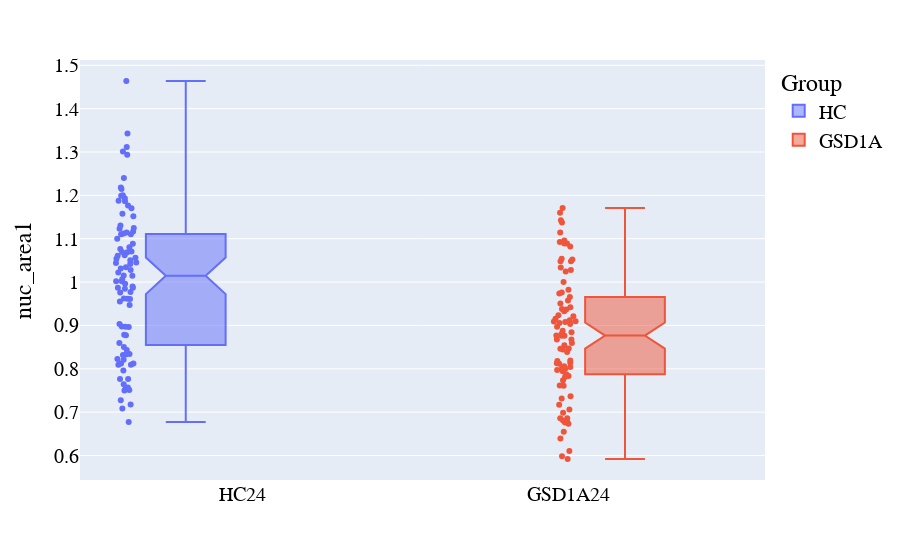

Notebook code for this chart:
### Code cell
bp = px.box(frame_24_f, x="group_with_pc", y="nuc_area1", points="all", color="group",
            notched=True, # used notched shape
#             title="Normalized to HC",
            labels={"group_with_pc": "",
                   "tmre_text1": "Tmre Texture", 
                   "group": "Group"},
            hover_data=["group_with_id"] # add day column to hover data
           )

bp.update_traces(quartilemethod="inclusive") # or "inclusive", or "linear" by default
bp.update_layout(
    font_family="Arial",
    font_color="Black",
    font_size=20,
    font=dict(
        family="Arial",
        size=20,
        color="Black"
    )
)
# fig.update_xaxes(title_font_family="Arial")

bp.show()
bp.write_image(path + '//' + "N24image.pdf", engine="kaleido")

### Figure 1 — Plotly figure (JSON) as saved in the notebook; plotly's stock layout.template omitted (floating-point values rounded to 4 significant figures)
{"data": [{"alignmentgroup": "True", "boxpoints": "all", "customdata": [["38HCNONE"], ["38HCNONE"], ["38HCNONE"], ["7522HCNONE"], ["7522HCNONE"], ["7522HCNONE"], ["38HCNONE"], ["38HCNONE"], ["38HCNONE"], ["7522HCNONE"], ["7522HCNONE"], ["7522HCNONE"], ["7522HCNONE"], ["656HCNONE"], ["656HCNONE"], ["656HCNONE"], ["656HCNONE"], ["38HCNONE"], ["38HCNONE"], ["38HCNONE"], ["7522HCNONE"], ["656HCNONE"], ["656HCNONE"], ["656HCNONE"], ["656HCNONE"], ["656HCNONE"], ["17507HCNONE"], ["17507HCNONE"], ["17507HCNONE"], ["17507HCNONE"], ["17507HCNONE"], ["38HCNONE"], ["38HCNONE"], ["38HCNONE"], ["9503HCNONE"], ["9503HCNONE"], ["9503HCNONE"], ["9503HCNONE"], ["9503HCNONE"], ["17507HCNONE"], ["17507HCNONE"], ["17507HCNONE"], ["17507HCNONE"], ["17507HCNONE"], ["38HCNONE"], ["38HCNONE"], ["38HCNONE"], ["38HCNONE"], ["38HCNONE"], ["9503HCNONE"], ["9503HCNONE"], ["9503HCNONE"], ["9503HCNONE"], ["17507HCNONE"], ["17507HCNONE"], ["17507HCNONE"], ["17507HCNONE"], ["38HCNONE"], ["38HCNONE"], ["38HCNONE"], ["38HCNONE"], ["38HCNONE"], ["9503HCNONE"], ["9503HCNONE"], ["9503HCNONE"], ["9503HCNONE"], ["9503HCNONE"], ["17507HCNONE"], ["38HCNONE"], ["38HCNONE"], ["38HCNONE"], ["38HCNONE"], ["38HCNONE"], ["9503HCNONE"], ["9503HCNONE"], ["9503HCNONE"], ["9503HCNONE"], ["9503HCNONE"], ["17507HCNONE"], ["17507HCNONE"], ["17507HCNONE"], ["17507HCNONE"], ["17507HCNONE"], ["38HCNONE"], ["38HCNONE"], ["38HCNONE"], ["38HCNONE"], ["9503HCNONE"], ["9503HCNONE"], ["9503HCNONE"], ["9503HCNONE"]], "hovertemplate": "Group=HC<br>=%{x}<br>nuc_area1=%{y}<br>group_with_id=%{customdata[0]}<extra></extra>", "legendgroup": "HC", "marker": {"color": "#636efa"}, "name": "HC", "notched": true, "offsetgroup": "HC", "orientation": "v", "quartilemethod": "inclusive", "showlegend": true, "type": "box", "x": ["HC24", "HC24", "HC24", "HC24", "HC24", "HC24", "HC24", "HC24", "HC24", "HC24", "HC24", "HC24", "HC24", "HC24", "HC24", "HC24", "HC24", "HC24", "HC24", "HC24", "HC24", "HC24", "HC24", "HC24", "HC24", "HC24", "HC24", "HC24", "HC24", "HC24", "HC24", "HC24", "HC24", "HC24", "HC24", "HC24", "HC24", "HC24", "HC24", "HC24", "HC24", "HC24", "HC24", "HC24", "HC24", "HC24", "HC24", "HC24", "HC24", "HC24", "HC24", "HC24", "HC24", "HC24", "HC24", "HC24", "HC24", "HC24", "HC24", "HC24", "HC24", "HC24", "HC24", "HC24", "HC24", "HC24", "HC24", "HC24", "HC24", "HC24", "HC24", "HC24", "HC24", "HC24", "HC24", "HC24", "HC24", "HC24", "HC24", "HC24", "HC24", "HC24", "HC24", "HC24", "HC24", "HC24", "HC24", "HC24", "HC24", "HC24", "HC24"], "x0": " ", "xaxis": "x", "y": [0.7274, 0.6775, 0.7085, 0.7499, 0.8124, 0.7177, 0.8962, 0.9472, 0.8771, 1.022, 1.1, 1.069, 1.07, 1.11, 1.112, 1.218, 1.152, 0.8968, 0.8783, 0.9034, 1.123, 1.05, 1.11, 1.062, 1.045, 1.07, 1.014, 1.028, 1.076, 1.056, 1.2, 0.7767, 0.832, 0.834, 0.7544, 0.7962, 0.8504, 0.8092, 0.8094, 0.9961, 1.117, 1.193, 1.301, 1.17, 1.031, 1.088, 1.125, 1.199, 1.176, 0.9607, 0.976, 0.9849, 1.061, 1.042, 1.158, 1.187, 1.131, 0.9552, 0.9868, 0.9872, 1.186, 1.24, 1.002, 0.9617, 1.08, 0.962, 1.044, 1.215, 0.8593, 0.977, 1.007, 1.015, 0.8973, 0.7646, 0.821, 0.7569, 0.8436, 0.8123, 1.115, 1.343, 1.294, 1.464, 1.311, 0.9898, 1.002, 1.034, 1.054, 0.7764, 0.7512, 0.8225, 0.8332], "y0": " ", "yaxis": "y"}, {"alignmentgroup": "True", "boxpoints": "all", "customdata": [["6894GSD1ANONE"], ["6894GSD1ANONE"], ["762GSD1ANONE"], ["762GSD1ANONE"], ["75858GSD1ANONE"], ["75858GSD1ANONE"], ["75858GSD1ANONE"], ["75858GSD1ANONE"], ["762GSD1ANONE"], ["762GSD1ANONE"], ["762GSD1ANONE"], ["762GSD1ANONE"], ["762GSD1ANONE"], ["75858GSD1ANONE"], ["75858GSD1ANONE"], ["75858GSD1ANONE"], ["301GSD1ANONE"], ["301GSD1ANONE"], ["301GSD1ANONE"], ["301GSD1ANONE"], ["301GSD1ANONE"], ["6894GSD1ANONE"], ["6894GSD1ANONE"], ["6894GSD1ANONE"], ["6894GSD1ANONE"], ["6894GSD1ANONE"], ["762GSD1ANONE"], ["6894GSD1ANONE"], ["6894GSD1ANONE"], ["6894GSD1ANONE"], ["6894GSD1ANONE"], ["6894GSD1ANONE"], ["301GSD1ANONE"], ["301GSD1ANONE"], ["301GSD1ANONE"], ["63582GSD1ANONE"], ["63582GSD1ANONE"], ["63582GSD1ANONE"], ["63582GSD1ANONE"], ["75858GSD1ANONE"], ["75858GSD1ANONE"], ["75858GSD1ANONE"], ["75858GSD1ANONE"], ["762GSD1ANONE"], ["762GSD1ANONE"], ["762GSD1ANONE"], ["762GSD1ANONE"], ["762GSD1ANONE"], ["6894GSD1ANONE"], ["6894GSD1ANONE"], ["6894GSD1ANONE"], ["6894GSD1ANONE"], ["6894GSD1ANONE"], ["301GSD1ANONE"], ["301GSD1ANONE"], ["301GSD1ANONE"], ["301GSD1ANONE"], ["63582GSD1ANONE"], ["75858GSD1ANONE"], ["75858GSD1ANONE"], ["75858GSD1ANONE"], ["75858GSD1ANONE"], ["75858GSD1ANONE"], ["762GSD1ANONE"], ["762GSD1ANONE"], ["762GSD1ANONE"], ["762GSD1ANONE"], ["762GSD1ANONE"], ["6894GSD1ANONE"], ["6894GSD1ANONE"], ["6894GSD1ANONE"], ["6894GSD1ANONE"], ["75858GSD1ANONE"], ["75858GSD1ANONE"], ["75858GSD1ANONE"], ["75858GSD1ANONE"], ["301GSD1ANONE"], ["301GSD1ANONE"], ["301GSD1ANONE"], ["301GSD1ANONE"], ["301GSD1ANONE"], ["6894GSD1ANONE"], ["6894GSD1ANONE"], ["6894GSD1ANONE"], ["6894GSD1ANONE"], ["6894GSD1ANONE"]], "hovertemplate": "Group=GSD1A<br>=%{x}<br>nuc_area1=%{y}<br>group_with_id=%{customdata[0]}<extra></extra>", "legendgroup": "GSD1A", "marker": {"color": "#EF553B"}, "name": "GSD1A", "notched": true, "offsetgroup": "GSD1A", "orientation": "v", "quartilemethod": "inclusive", "showlegend": true, "type": "box", "x": ["GSD1A24", "GSD1A24", "GSD1A24", "GSD1A24", "GSD1A24", "GSD1A24", "GSD1A24", "GSD1A24", "GSD1A24", "GSD1A24", "GSD1A24", "GSD1A24", "GSD1A24", "GSD1A24", "GSD1A24", "GSD1A24", "GSD1A24", "GSD1A24", "GSD1A24", "GSD1A24", "GSD1A24", "GSD1A24", "GSD1A24", "GSD1A24", "GSD1A24", "GSD1A24", "GSD1A24", "GSD1A24", "GSD1A24", "GSD1A24", "GSD1A24", "GSD1A24", "GSD1A24", "GSD1A24", "GSD1A24", "GSD1A24", "GSD1A24", "GSD1A24", "GSD1A24", "GSD1A24", "GSD1A24", "GSD1A24", "GSD1A24", "GSD1A24", "GSD1A24", "GSD1A24", "GSD1A24", "GSD1A24", "GSD1A24", "GSD1A24", "GSD1A24", "GSD1A24", "GSD1A24", "GSD1A24", "GSD1A24", "GSD1A24", "GSD1A24", "GSD1A24", "GSD1A24", "GSD1A24", "GSD1A24", "GSD1A24", "GSD1A24", "GSD1A24", "GSD1A24", "GSD1A24", "GSD1A24", "GSD1A24", "GSD1A24", "GSD1A24", "GSD1A24", "GSD1A24", "GSD1A24", "GSD1A24", "GSD1A24", "GSD1A24", "GSD1A24", "GSD1A24", "GSD1A24", "GSD1A24", "GSD1A24", "GSD1A24", "GSD1A24", "GSD1A24", "GSD1A24", "GSD1A24"], "x0": " ", "xaxis": "x", "y": [0.6807, 0.6548, 0.8594, 0.6861, 0.9084, 0.9325, 0.8467, 0.9367, 0.6796, 0.5919, 0.5983, 0.676, 0.6106, 0.9155, 0.7998, 0.797, 0.6731, 0.7062, 0.686, 0.7173, 0.6986, 0.8142, 0.8765, 0.8766, 0.8543, 0.8761, 0.6391, 0.7317, 0.7941, 0.8016, 0.7809, 0.819, 0.7734, 0.7364, 0.7876, 0.8675, 0.9376, 0.9035, 0.9089, 1.052, 1.137, 1.082, 1.143, 0.806, 0.7608, 0.7613, 0.8179, 0.8043, 0.9422, 0.9999, 1.048, 1.089, 0.9739, 0.9823, 1.171, 1.096, 1.16, 1.089, 0.9079, 0.9654, 1.114, 0.9576, 1.092, 1.034, 0.9058, 1.028, 1.024, 1.048, 0.8969, 0.9213, 0.9232, 0.9098, 0.9121, 0.8804, 1.054, 0.884, 0.8129, 0.8875, 0.8116, 0.9762, 0.9506, 0.8442, 0.8387, 0.7834, 0.8677, 0.8461], "y0": " ", "yaxis": "y"}], "layout": {"boxmode": "group", "font": {"color": "Black", "family": "Arial", "size": 20}, "legend": {"title": {"text": "Group"}, "tracegroupgap": 0}, "margin": {"t": 60}, "xaxis": {"anchor": "y", "domain": [0, 1], "title": {"text": ""}}, "yaxis": {"anchor": "x", "domain": [0, 1], "title": {"text": "nuc_area1"}}}}
